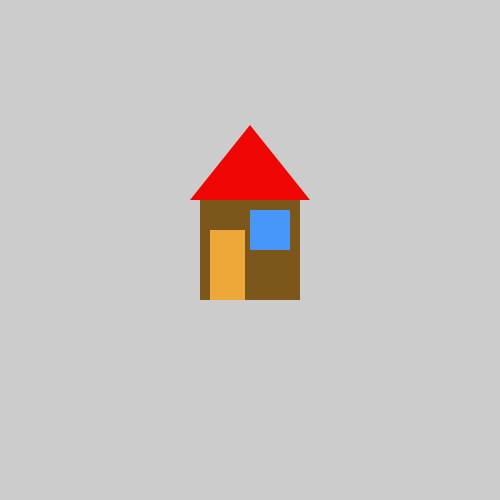
Frame 1 (no input)
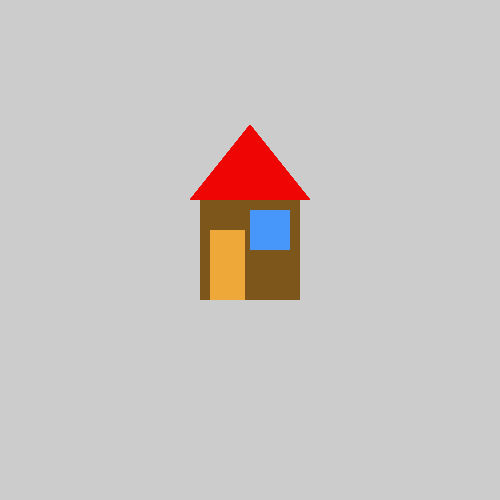
Frame 60 (the mouse pressed at the canvas centre just before this capture)
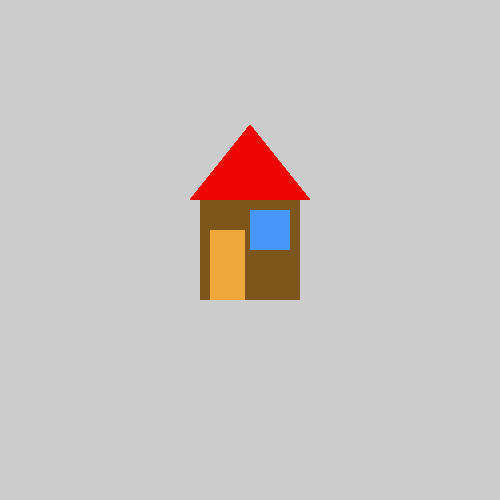
Frame 120 (the mouse held since frame 60 and released just before this capture)

The Processing sketch that drew these frames (run headless with seeded random() and noise(); from frame 60 on, the mouse is pressed at the canvas centre):

// Processing sketch: house
// ── house.pde
void setup() {
 size(500, 500); 
}

void draw() {
  // build a house!
  noStroke();
  
  fill(#F00505);
  triangle(190,200, 250, 125, 310, 200);
  fill(#7C561A);
  rect(200,200,100,100);
  fill(#EDA839);
  rect(210,230,35,70);
  fill(#4796FA);
  rect(250,210,40,40);
  
}
  
  
